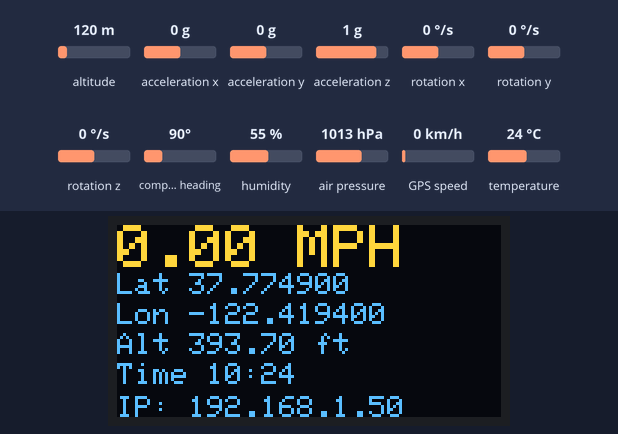
This sketch was run on a simulated ESP8266 (NodeMCU). Shown: 128×64 one-colour display. The inputs (shaded band) are chosen by the test bench; at power-on: GPS speed 0 km/h, altitude 120 m, acceleration x 0 g, acceleration y 0 g, acceleration z 1 g, rotation x 0 °/s, rotation y 0 °/s, rotation z 0 °/s, compass heading 90°, humidity 55 %, air pressure 1013 hPa, temperature 24 °C. The OLED is the two-colour kind (top 16 rows yellow); WiFi joins after 1.5 s; servers stay silent unless stated; the local clock reads 2024-03-15 10:24:30 at power-on unless the sketch sets it; storage starts empty; the GPS gets a fix after 3 s at 37.7749, -122.4194 with 8 satellites; what the sketch prints to the serial monitor is not drawn.

Above: at 11.2 s.
11.3 s: GPS speed set to 2 km/h
At 14.5 s:
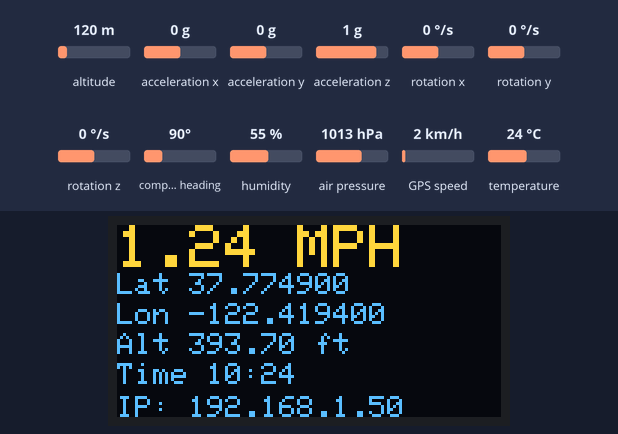
15.1 s: GPS speed set to 5 km/h
At 17.2 s:
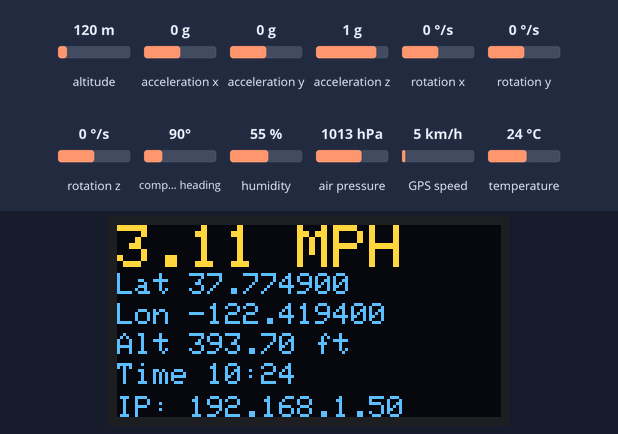
18.1 s: altitude set to 20 m
At 20.7 s:
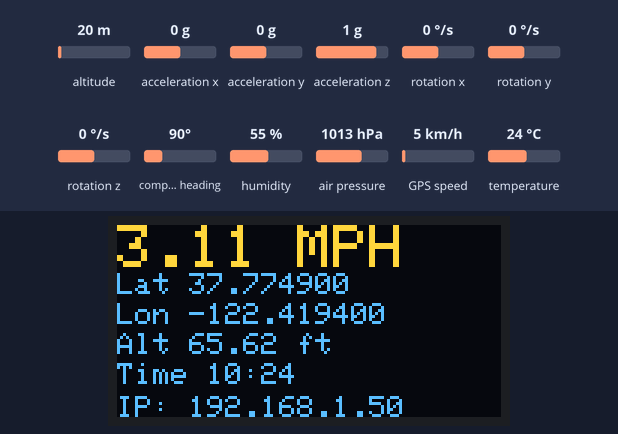
21.2 s: altitude set to 250 m
At 24.1 s:
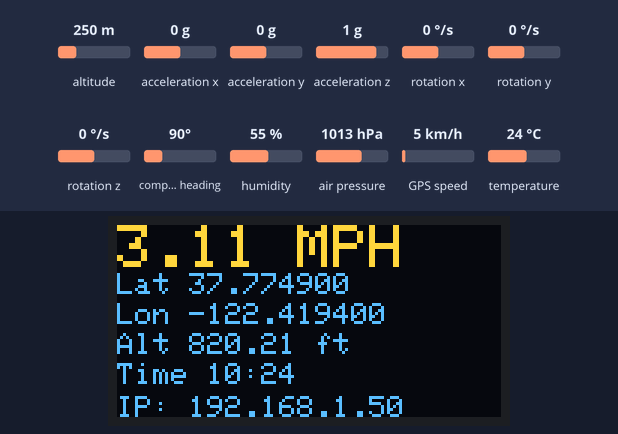
Timing chart, 0 to 25.6 s (numbered marks = the images above; inputs shaded):
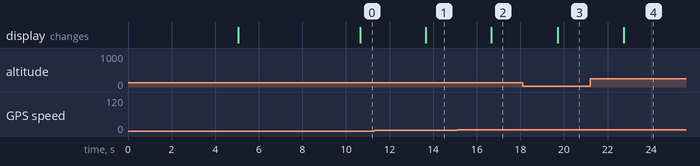

Measured:
- after the input at 11.3 s, the display: changes after 2.4 s (image 1)
- after the input at 15.1 s, the display: changes after 1.6 s (image 2)
- after the input at 18.1 s, the display: changes after 1.6 s (image 3)
- after the input at 21.2 s, the display: changes after 1.5 s (image 4)

The sketch:

TRAKBOX.013.ino
```cpp
#include <Wire.h>
#include <Adafruit_GFX.h>
#include <Adafruit_SSD1306.h>
#include <Adafruit_Sensor.h>
#include <Adafruit_BME280.h>
#include <TinyGPSPlus.h>
#include <SoftwareSerial.h>
#include <Adafruit_BNO055.h>
#include <utility/imumaths.h>
#include "SdFat.h"
#include <Arduino.h>
#include <ESP8266WiFi.h>
#include <ESPAsyncTCP.h>
#include <ESPAsyncWebServer.h>
#include "RTClib.h"
#include "time.h"
#include "LittleFS.h"

/*
   TrakBox V1.013 14th version
   Andrew Rowe Aug 29 2026

   This version includes several improvements in code structure aimed at
   efficient code execution with the overall goal being increasing logging speed.

   This version does not halt startup if no wifi connection can be made.
   Allowing startup and use without a wifi connection will allow data to
   be recorded normally. The realtime clock will not be synced to a time server.
   The recorded times may not be accurate and should be verified

   This version uses the file extension .csv
   This version only records the actual data values with no scale
   All additional scale information is not written to file such as MPH
   For file output format see Write to SD card notes: below

   The web page used for the dash display uses the template processor feature of the
   Arduino async web server to insert live data into the web page. More info here
   https://github.com/me-no-dev/ESPAsyncWebServer#specifying-template-processor-callback

   This version uses the ESP8266 LittleFS Filesystem Uploader Plugin
   you must install the plugin to upload the web pages files to flash memory
   find the plugin and instalation instruction here:
   https://github.com/earlephilhower/arduino-esp8266littlefs-plugin

   This version of the firmware no longer halts setup if there is no SD card
   Start up is delayed for 30 seconds if there is no SD card inserted
   A warning is printed to the onboard OLED display 'NO SD'
   This version includes a dash function that runs a speedometer on a phone
   the web server's ip address for phone speedo displays on OLED diplay

   Write to SD card notes:
   This version writes data to a file on the root of the SD card
   The file name is TrakBox.csv
   It is a comma delimited text file

   The file output is as follows:
   millis,MM/DD/YYYY,hh:mm.ss,lat,long,gps speed,altitude,temperature,humitity,atmospheric pressure,linear accel x,y,z, angular velocity x,y,z

   Scales of the readings in the above order
   millis is as emitted by the crystal of the microcontroller and is not exactly accurate in milliseconds
   month day year per RTC
   hour minute secons per RTC
   Latitude per GPS
   Longitude per GPS
   speed in MPH per GPS
   altitude in feet above sea level (calculated from BME180 atmospheric pressure)
   temperature in Celsius per BME180
   humitity in percent per BME180
   atmospheric pressure in h/PA per BME180
   linear acceleration in meters per second squared (m/s^2) on the X axis per BNO055
   linear acceleration in meters per second squared (m/s^2) on the Y axis per BNO055
   linear acceleration in meters per second squared (m/s^2) on the Z axis per BNO055
   angular velocity in Radians per Second (rad/s) on the X axis per BNO055
   angular velocity in Radians per Second (rad/s) on the Y axis per BNO055
   angular velocity in Radians per Second (rad/s) on the Z axis per BNO055

*/

// wifi credentials below
 const char *ssid = "TrakBoxHotSpot";
const char *password = "trakbox1234";
/*
   this is the sample rate for the IMU
   the speed is in milliseconds
   max tested speed 100
   this speed produced 90 lines in file per second
   30 minute drive produced 22mb file
*/
uint16_t BNO055_SAMPLERATE_DELAY_MS = 100;
// no edits below

#define SCREEN_WIDTH 128 // OLED display width, in pixels
#define SCREEN_HEIGHT 64 // OLED display height, in pixels
#define OLED_RESET     -1 // Reset pin # (or -1 if sharing Arduino reset pin)
#define SCREEN_ADDRESS 0x3C
#define SEALEVELPRESSURE_HPA (1013.25)
#define SPI_CLOCK SD_SCK_MHZ(50)
#define SD_CONFIG SdSpiConfig(SD_CS_PIN, DEDICATED_SPI, SPI_CLOCK)
static const int RXPin = 0, TXPin = 2; //RX = D3 TX = D4
static const uint32_t GPSBaud = 9600;
uint16_t PRINT_DELAY_MS = 500; // how often to print the data
uint16_t printCount = 0; //counter to avoid printing every 10MS sample
const uint8_t SD_CS_PIN = SS;
const char* ntpServer = "pool.ntp.org";// NTP server to request time
const long  gmtOffset_sec = -14400;// offset from meridian in seconds
const int   daylightOffset_sec = 0;//offset for daylight saving in seconds
double orx = -1000.000;
double ory = -1000.000;
double orz = -1000.000;
double lnx = -1000.000;
double lny = -1000.000;
double lnz = -1000.000;
bool iswifi = false;


Adafruit_SSD1306 display(SCREEN_WIDTH, SCREEN_HEIGHT, &Wire, OLED_RESET);
Adafruit_BME280 bme; // I2C
TinyGPSPlus gps;
SoftwareSerial ss(RXPin, TXPin);
Adafruit_BNO055 bno = Adafruit_BNO055(55, 0x28, &Wire);
SdFs sd;
FsFile file;
AsyncWebServer server(80);
RTC_DS3231 rtc;

void setup()
{
  Serial.begin(115200);
  while (!Serial) delay(100);  // wait for serial port
  delay(5000);
  Serial.println("");
  Serial.println("TrakBox V1.013 starting"); Serial.println("");

  /* initialize the OLED display*/
  display.begin(SSD1306_SWITCHCAPVCC, SCREEN_ADDRESS);
  // Display Splash Text
  display.clearDisplay();  // Clear the buffer
  display.setTextSize(1);
  display.setTextColor(WHITE);
  display.setCursor(0, 8);
  display.setTextSize(1);
  display.println("Starting ");
  display.setTextSize(3);
  display.setCursor(0, 32);
  display.println("TRAKBOX");
  display.display();
  delay(2000);

  startWIFI();//pauses 30 seconds for wifi then continues

  if (!rtc.begin()) {
    ; //Start RCT
    Serial.println("RTC not detected ... Check your wiring or I2C ADDR!");
  } else {
    Serial.println("Real Time Clock running... ");
  }
  if (iswifi == true) {
    Serial.println("checking ntp...");
    configTime(gmtOffset_sec, daylightOffset_sec, ntpServer);//get time from ntp server
    getTime();//set rtc with npt time
    Serial.println("RTC synced to ntp");
  } else {
    Serial.println("RTC NOT synced to ntp");
  }

  if (!sd.begin(SD_CONFIG)) {
    Serial.println("SD card not detected ... Insert a chip!");
    display.clearDisplay();
    display.setTextColor(WHITE);
    display.setCursor(0, 8);
    display.setTextSize(1);
    display.println("WARNING!!!");
    display.setTextSize(3);
    display.setCursor(0, 32);
    display.println("NO SD!");
    display.display();
    delay(30000);
  } else {
    Serial.println("SD card module running");
  }

  if (!LittleFS.begin()) {
    Serial.println("An Error has occurred while mounting LittleFS");
    return;
  }

  File lfsfile = LittleFS.open("/index.htm", "r");
  if (!lfsfile) {
    Serial.println("Failed to open flash memory file for reading");
    return;
  } else {
    Serial.println("Opening Dash display file from flash memory successful!");
    lfsfile.close();
  }

  server.on("/", HTTP_GET, [](AsyncWebServerRequest * request)
  {
    //request->send(LittleFS, "/index.htm", "text/html");
    request->send(LittleFS, "/index.htm", String(), false, processor);
  });
  server.onNotFound(notFound);
  server.begin();
  Serial.println("Dash display web server started");

  ss.begin(GPSBaud);//start soft serial for GPS

  // Overclock the I2C bus speed to 400kHz Fast Mode
  Wire.setClock(400000);
  Serial.println("Overclocking I2C to 400kHz fast mode");

  /* Initialise the accel/gyro */
  if (!bno.begin())
  {
    //delay(3000);
    Serial.print("BNO055 sensor not detected ... Check your wiring or I2C ADDR!"); Serial.println("");
  } else {
    Serial.println("BNO055 sensor running... "); Serial.println("");
  }

  /* initialize the BME180*/
  if (!bme.begin(0x76)) {
    //delay(3000);
    Serial.println("BME180 sensor not detected ... Check your wiring or I2C ADDR!"); Serial.println("");
  } else {
    Serial.println("BME sensor running... "); Serial.println("");
  }
}

void loop()
{
  while (ss.available() > 0)
    if (gps.encode(ss.read()))
      displayGPSInfo();

  if (millis() > 5000 && gps.charsProcessed() < 10)
  {
    Serial.println(F("No GPS detected: check wiring."));
  }
  printEvent();
  // Keep sample rate timing steady
  //delay(BNO055_SAMPLERATE_DELAY_MS);

}

// utility modules
//////////////////
void startWIFI() {
  WiFi.mode(WIFI_STA);
  WiFi.begin(ssid, password);
  Serial.println("WiFi connecting "); Serial.println("");
  int cnt = 0;
  while (WiFi.waitForConnectResult() != WL_CONNECTED && cnt < 30) {
    Serial.print(".");
    display.clearDisplay();
    display.setTextColor(WHITE);
    display.setCursor(0, 8);
    display.setTextSize(1);
    display.println("WARNING!!!");
    display.setTextSize(3);
    display.setCursor(0, 32);
    display.println("NO WIFI");
    display.display();
    delay(500);
    cnt++;
  }
  if (WiFi.waitForConnectResult() == WL_CONNECTED) {
    iswifi = true;
    Serial.println("");
    Serial.println("wifi connected!");
    Serial.print("IP Address: ");
    Serial.println(WiFi.localIP());
  } else {
    iswifi = false;
    Serial.println("");
    Serial.println("NO WIFI");
  }
}

void notFound(AsyncWebServerRequest *request) {
  request->send(404, "text/plain", "Not found");
}

void displayGPSInfo()
{
  // update the OLED screen
  // throttled so it doesn't flicker
  if (printCount * BNO055_SAMPLERATE_DELAY_MS >= PRINT_DELAY_MS) {
    //update screen
    display.clearDisplay();
    display.setTextColor(WHITE);
    display.setCursor(0, 0);
    display.setTextSize(2);
    display.print(gps.speed.mph()); // Speed in miles per hour (double)
    display.println(" MPH");
    //
    display.setCursor(0, 16);
    display.setTextSize(1);
    display.print("Lat ");
    display.println(gps.location.lat(), 6);
    //
    display.setCursor(0, 26);
    display.setTextSize(1);
    display.print("Lon ");
    display.println(gps.location.lng(), 6);
    //
    display.setCursor(0, 36);
    display.setTextSize(1);
    display.print("Alt ");
    display.print(gps.altitude.feet());
    display.println(" ft");
    //
    DateTime now = rtc.now();
    display.setCursor(0, 46);
    display.setTextSize(1);
    display.print("Time ");
    display.print(now.hour());
    display.print(":");
    display.println(now.minute());
    //
    //float Fdeg;
    // Fdeg = 9.0 * degCin / 5.0 + 32.0;
    display.setCursor(0, 57);
    display.setTextSize(1);
    display.print("IP: ");
    display.println(WiFi.localIP());
    //
    display.setCursor(70, 20);
    display.setTextSize(3);
    //display.print("Temp: ");
    //
    display.display();

    printCount = 0;
  }
  else {
    printCount = printCount + 1;
  }
}

// Function that gets time from NTP Server and syncs RTC clock
void getTime() {
  int yr = 0;
  int mt = 0;
  int dy = 0;
  int hr = 0;
  int mi = 0;
  int se = 0;
  struct tm timeinfo;
  getLocalTime(&timeinfo);
  yr = timeinfo.tm_year + 1900;
  mt = timeinfo.tm_mon + 1;
  dy = timeinfo.tm_mday;
  hr = timeinfo.tm_hour;
  mi = timeinfo.tm_min;
  se = timeinfo.tm_sec;
  rtc.adjust(DateTime(yr, mt, dy, hr, mi, se));
}

// Function to process templates in web pages
String processor(const String& var)
{
  DateTime now = rtc.now();
  String h = "";
  String m = String(now.minute());
  if (now.minute() < 10) {
    m = "0" + m;
  }
  if (now.hour() > 12) {
    h = String(now.hour() - 12);
    m = m + " pm";
  } else {
    h = String(now.hour());
    m = m + " am";
  }
  String s = String(gps.speed.mph(), 0);

  if (var == "now_hour") return h;
  if (var == "now_minute") return m;
  if (var == "gps_speed_mph") return s;

  return String();
}

//////////////////////////////////////////
// Function to write the file to SD card
//////////////////////////////////////////
void printEvent() {
  //double x = -1000000, y = -1000000 , z = -1000000; //dumb values, easy to spot problem

  // Returns fused, drift-corrected angular velocity in Radians per Second (rad/s)
  imu::Vector<3> gyroData = bno.getVector(Adafruit_BNO055::VECTOR_GYROSCOPE);
  float gx = gyroData.x();
  float gy = gyroData.y();
  float gz = gyroData.z();

  // Returns fused, gravity-removed acceleration in Meters per Second Squared (m/s^2)
  imu::Vector<3> linearAccel = bno.getVector(Adafruit_BNO055::VECTOR_LINEARACCEL);

  double s = gps.speed.mph();
  //Serial.print("BME temp "); // for testing with serial monitor
  //Serial.println(bme.readTemperature()); // for testing with serial monitor
  if (s < 2) {
    Serial.print("Not logging --- ");
    Serial.print("GPS Time: ");
    Serial.println(gps.time.value());
    return;
  }
  // open the file for write at end
  if (!file.open("TrakBox.csv", O_RDWR | O_CREAT | O_AT_END)) {
    sd.errorHalt("opening TrakBox.csv for write failed");
    Serial.println("No SD card!!!");
    return;
  }
  // if the file opened okay, write to it:
  Serial.print("Writing to TrakBox.csv... millis:");
  Serial.println(millis());
  DateTime now = rtc.now();
  file.print(millis());
  file.print(",");
  file.print(now.month());
  file.print("/");
  file.print(now.day());
  file.print("/");
  file.print(now.year());
  file.print(",");
  file.print(now.hour());
  file.print(":");
  file.print(now.minute());
  file.print(":");
  file.print(now.second());
  file.print(",");

  file.print(gps.location.lat(), 6);
  file.print(",");
  file.print(gps.location.lng(), 6);
  file.print(",");
  file.print(gps.speed.mph());
  file.print(",");

  file.print(bme.readAltitude(SEALEVELPRESSURE_HPA) * 3.281);
  file.print(",");
  file.print(bme.readTemperature());
  file.print(",");
  file.print(bme.readHumidity());
  file.print(",");
  file.print(bme.readPressure() / 100.0F);
  file.print(",");

  file.print(linearAccel.x()); file.print(",");
  file.print(linearAccel.y()); file.print(",");
  file.print(linearAccel.z()); file.print(",");
  file.print(gx); file.print(",");
  file.print(gy); file.print(",");
  file.println(gz); // End row cleanly

  // close the file:
  file.close();
}
```
